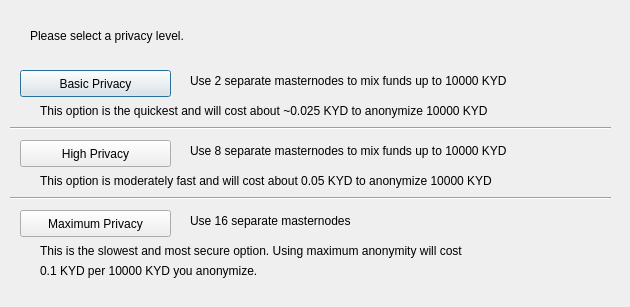
<?xml version="1.0" encoding="UTF-8"?>
<ui version="4.0">
 <class>ObfuscationConfig</class>
 <widget class="QDialog" name="ObfuscationConfig">
  <property name="geometry">
   <rect>
    <x>0</x>
    <y>0</y>
    <width>630</width>
    <height>307</height>
   </rect>
  </property>
  <property name="windowTitle">
   <string>Configure Obfuscation</string>
  </property>
  <widget class="QPushButton" name="buttonBasic">
   <property name="geometry">
    <rect>
     <x>20</x>
     <y>70</y>
     <width>151</width>
     <height>27</height>
    </rect>
   </property>
   <property name="text">
    <string>Basic Privacy</string>
   </property>
  </widget>
  <widget class="QPushButton" name="buttonHigh">
   <property name="geometry">
    <rect>
     <x>20</x>
     <y>140</y>
     <width>151</width>
     <height>27</height>
    </rect>
   </property>
   <property name="text">
    <string>High Privacy</string>
   </property>
  </widget>
  <widget class="QPushButton" name="buttonMax">
   <property name="geometry">
    <rect>
     <x>20</x>
     <y>210</y>
     <width>151</width>
     <height>27</height>
    </rect>
   </property>
   <property name="text">
    <string>Maximum Privacy</string>
   </property>
  </widget>
  <widget class="QLabel" name="label">
   <property name="geometry">
    <rect>
     <x>30</x>
     <y>20</y>
     <width>571</width>
     <height>31</height>
    </rect>
   </property>
   <property name="text">
    <string>Please select a privacy level.</string>
   </property>
  </widget>
  <widget class="QLabel" name="label_2">
   <property name="geometry">
    <rect>
     <x>190</x>
     <y>70</y>
     <width>421</width>
     <height>21</height>
    </rect>
   </property>
   <property name="text">
    <string>Use 2 separate masternodes to mix funds up to 10000 KYD</string>
   </property>
  </widget>
  <widget class="QLabel" name="label_3">
   <property name="geometry">
    <rect>
     <x>190</x>
     <y>140</y>
     <width>411</width>
     <height>21</height>
    </rect>
   </property>
   <property name="text">
    <string>Use 8 separate masternodes to mix funds up to 10000 KYD</string>
   </property>
  </widget>
  <widget class="QLabel" name="label_4">
   <property name="geometry">
    <rect>
     <x>190</x>
     <y>210</y>
     <width>421</width>
     <height>21</height>
    </rect>
   </property>
   <property name="text">
    <string>Use 16 separate masternodes</string>
   </property>
  </widget>
  <widget class="QLabel" name="label_6">
   <property name="geometry">
    <rect>
     <x>40</x>
     <y>100</y>
     <width>561</width>
     <height>21</height>
    </rect>
   </property>
   <property name="text">
    <string>This option is the quickest and will cost about ~0.025 KYD to anonymize 10000 KYD</string>
   </property>
  </widget>
  <widget class="QLabel" name="label_7">
   <property name="geometry">
    <rect>
     <x>40</x>
     <y>170</y>
     <width>561</width>
     <height>21</height>
    </rect>
   </property>
   <property name="text">
    <string>This option is moderately fast and will cost about 0.05 KYD to anonymize 10000 KYD</string>
   </property>
  </widget>
  <widget class="QLabel" name="label_8">
   <property name="geometry">
    <rect>
     <x>40</x>
     <y>240</y>
     <width>561</width>
     <height>21</height>
    </rect>
   </property>
   <property name="text">
    <string>This is the slowest and most secure option. Using maximum anonymity will cost</string>
   </property>
  </widget>
  <widget class="QLabel" name="label_9">
   <property name="geometry">
    <rect>
     <x>40</x>
     <y>260</y>
     <width>561</width>
     <height>21</height>
    </rect>
   </property>
   <property name="text">
    <string>0.1 KYD per 10000 KYD you anonymize.</string>
   </property>
  </widget>
  <widget class="Line" name="line">
   <property name="geometry">
    <rect>
     <x>10</x>
     <y>120</y>
     <width>601</width>
     <height>16</height>
    </rect>
   </property>
   <property name="orientation">
    <enum>Qt::Horizontal</enum>
   </property>
  </widget>
  <widget class="Line" name="line_2">
   <property name="geometry">
    <rect>
     <x>10</x>
     <y>190</y>
     <width>601</width>
     <height>16</height>
    </rect>
   </property>
   <property name="orientation">
    <enum>Qt::Horizontal</enum>
   </property>
  </widget>
 </widget>
 <resources/>
 <connections/>
</ui>
